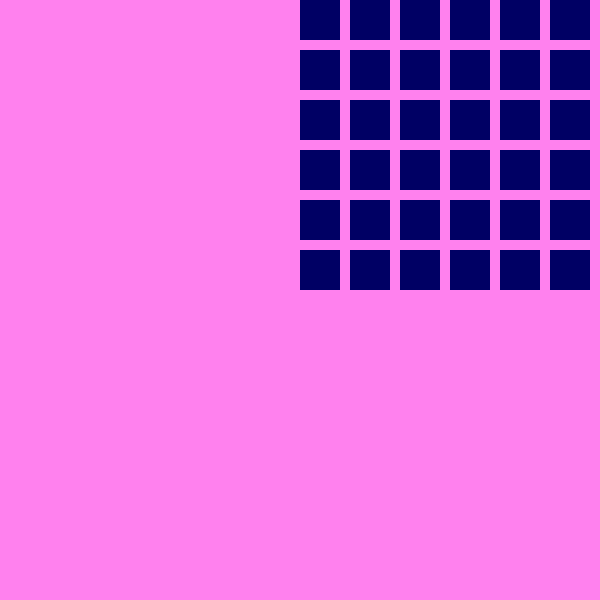
Frame 1 (no input)
Frame 60 (the mouse pressed at the canvas centre just before this capture): identical to frame 1, image omitted
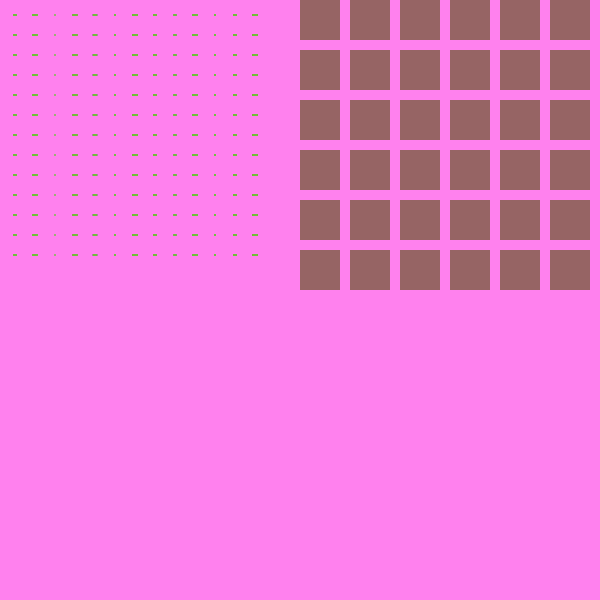
Frame 120 (the mouse held since frame 60 and released just before this capture)

The Processing sketch that drew these frames (run headless with seeded random() and noise(); from frame 60 on, the mouse is pressed at the canvas centre):

// Processing sketch: processing_163041
// ── processing_163041.pde


void setup(){
size (600,600);
background (255,129,238);
noStroke();
frameRate (30);
}
 
void draw(){
  int r = 40;
  
 //circles everywhere
for(int y = 0; y < mouseX; y = y+20) {
  fill(100,200,50);
  for (int x = 0; x <mouseY; x = x+20){ 
    //fill(random(100,200),0,50);
  ellipse (x-25, y-25, (mouseY/50)*cos(x), (mouseX/25)*cos(mouseY));
}} 
//bottom right squares
 fill (mouseX/2,mouseY*1/3,100);
for (int y=0; y < 280; y = y +50) {
  for (int x=300; x < 600; x = x +50) {
    rect (x,y,40,40);
  }}

}
void mousePressed() {
 fill (mouseX/2,mouseY*1/3,100);
for (int y=300; y < 600; y = y +50) {
  for (int x=300; x < 600; x = x +50) {
    rect (x,y,40,40);
  }}
  
} 
